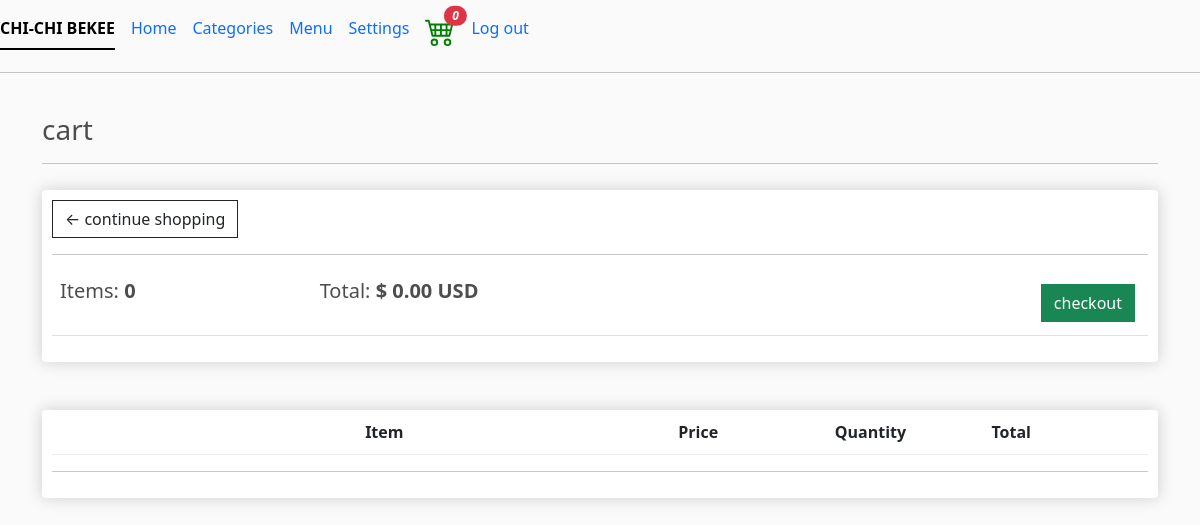
/cart/ (signed in), run on an earlier commit of the app's database.
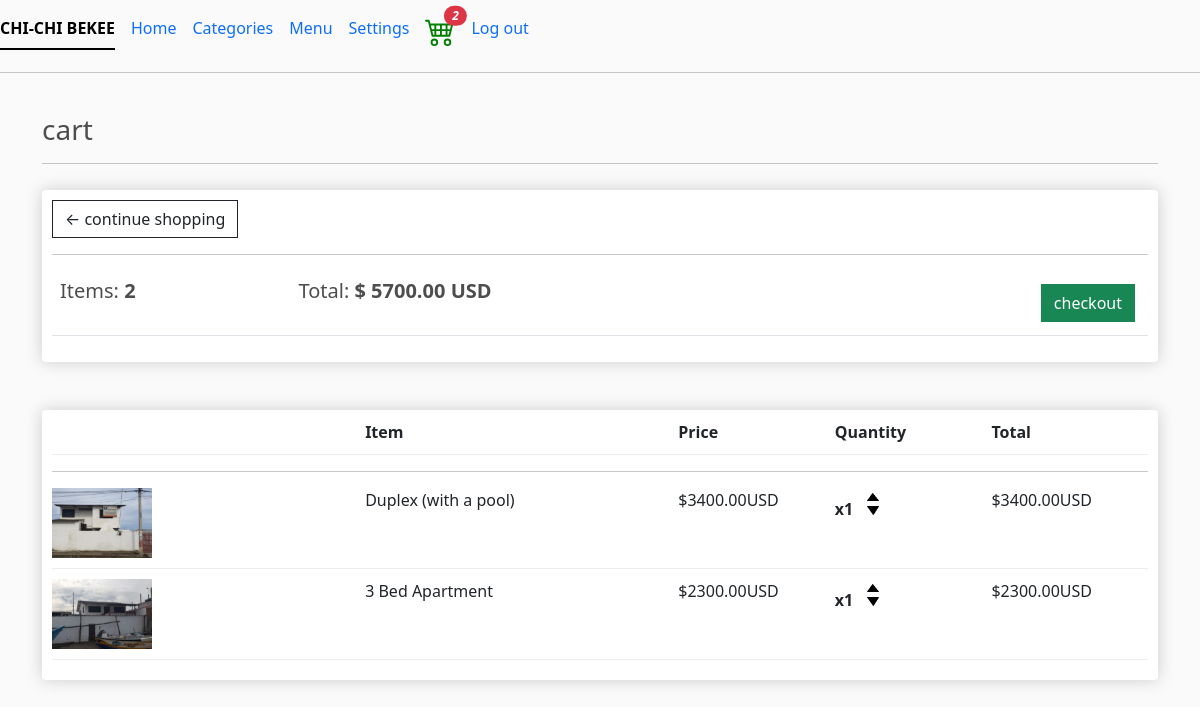
And on a later commit of the database.
### fruits/models.py (models this page shows, shortened)
class Order(models.Model):
    customer =models.ForeignKey(Customer, on_delete=models.SET_NULL, null=True, blank=True)
    date_ordered = models.DateTimeField("Date", auto_now_add=True)
    complete = models.BooleanField(default=False)
    transaction_id = models.CharField("Transaction Id", max_length=100, null=True)
    @property
    def get_cart_total(self):
        orderitems = self.orderitem_set.all()
        total = sum([item.get_total for item in orderitems])
        return total
    @property
    def get_cart_items(self):
        orderitems = self.orderitem_set.all()
        total = sum ([item.quantity for item in orderitems])
        return total

class OrderItem(models.Model):
    product = models.ForeignKey(Product, on_delete=models.SET_NULL, null=True)
    order = models.ForeignKey(Order, on_delete=models.SET_NULL, null=True)
    quantity = models.IntegerField("Quantity", default=0, null=True, blank=True)
    date_added = models.DateTimeField(auto_now_add=True)
    @property
    def get_total(self):
        total = self.product.price * self.quantity
        return total

class Product(models.Model):
    name = models.CharField("Name:", max_length=200)
    sizes = models.CharField("Sizes:", max_length=300)
    price = models.DecimalField("Price:",max_digits=7, decimal_places=2)
    digital = models.BooleanField(default=False,null=True,blank=True)
    image = models.ImageField(null=True, blank=True)
    @property
    def imageURL(self):
        try:
            url = self.image.url
        except:
            url = ''
        return url

### fruits/views.py (the view)
# urls.py: path('cart/', views.cart, name='cart'),
def cart(request):
    data = cartData(request)
    cartItems = data['cartItems']
    order = data['order']
    items = data['items']
    context = {'items':items, 'order':order, 'cartItems':cartItems}
    return render(request, 'cart.html', context)

### fruits/utils.py (called while the page is built)
def cartData(request):
    if request.user.is_authenticated:
        customer = request.user.customer
        order, created = Order.objects.get_or_create(customer=customer, complete=False)
        items = order.orderitem_set.all()
        cartItems = order.get_cart_items
    else:
        cookieData = cookieCart(request)
        cartItems = cookieData['cartItems']
        order = cookieData['order']
        items = cookieData['items']
    return {'cartItems':cartItems,'order':order,'items':items}

### fruits/templates/cart.html (shortened to what this page needs)
{% extends 'main.html' %}
{% load static %}
{% block content %}
     <h3>cart</h3>
     <hr>
     <div class="row">
          <div class="col-lg-12">
               <div class="box-element">
                    <a href="{% url 'fruits:store'%}" class="btn btn-outline-dark">&#x2190;  continue shopping</a>
                    <br>
                    <hr>
                    <table class="table">
                         <tr>
                         <th><h5>Items: <strong>{{order.get_cart_items}}</strong></h5></th>
                         <th><h5>Total: <strong>$ {{order.get_cart_total|floatformat:2}} USD </strong></h5></th>
                         <th>
                              <a class="btn btn-success" style="float:right; margin:5px;"
                              href="{% url 'fruits:checkout'%}">checkout</a>
                         </th>
                         </tr>
                    </table>
               </div>
               <br>
               <br>
               <div class="box-element">
                    <div class="cart-row">
                         <div style="flex:2"></div>
                         <div style="flex:2"><strong>Item</strong></div>
                         <div style="flex:1"><strong>Price</strong></div>
                         <div style="flex:1"><strong>Quantity</strong></div>
                         <div style="flex:1"><strong>Total</strong></div>
                    </div>
                    <hr>
                    {% for item in items   %}
                    <div class="cart-row">
                         <div style="flex:2"><img src="{{item.product.imageURL}}"
                              class="row-image"></div>
                         <div style="flex:2">{{item.product.name}}</div>
                         <div style="flex:1">${{item.product.price|floatformat:2}}USD</div>
                         <div style="flex:1">
                              <p class="quantity">x{{item.quantity}}</p>
                              <div class="quantity">
                                   <img data-product={{item.product.id}} data-action="add" class="chg-quantity update-cart" src="{% static 'images/arrow-up.png' %}">
                                   <img data-product={{item.product.id}} data-action="remove" class="chg-quantity update-cart" src="{% static 'images/arrow-down.png' %}">
                              </div>
                         </div>
                         <div style="flex:1">${{item.get_total}}USD</div>
                    </div>
                    {% endfor %}
               </div>
          </div>
     </div>
{% endblock content %}

What changed in the data, as far as the page shows it:
computed for Order: get_cart_items "0" → "2"; get_cart_total "0.00" → "5700.00"
added OrderItem: product.imageURL (picture), product.name "Duplex (with a pool)", product.price "3400.00", quantity "1", get_total "3400.00"
added OrderItem: product.imageURL (picture), product.name "3 Bed Apartment", product.price "2300.00", quantity "1", get_total "2300.00"
Also different on the page:
{{ cartItems }}: "0" → "2"
